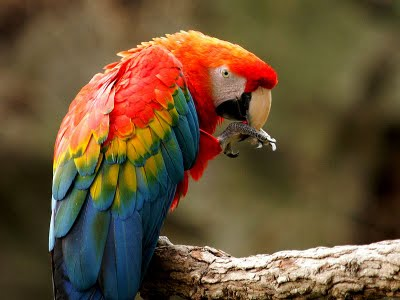
//> input picture issue_13/arara.jpg, 400 x 300 px
$ ./main   (built with g++ and OpenCV 4)
//> lines starting //> are read from the running program, lines starting //| are printed output that depends on the picture
#include <opencv/cv.h>
#include <opencv/highgui.h>
#include <opencv/cvaux.h>
#include <opencv/cxcore.h>
#include <opencv/ml.h>
#include <opencv2/opencv.hpp>
#include <stdlib.h>
#include <stdio.h>
#include <iostream>
using namespace cv;
using namespace std;

int main()
{
    Mat_<uchar> cinza;
    Mat color = imread("/Users/wellcome/Desktop/PDI_LISTA/arara.jpg",1);
//> color is the input picture: 300 rows x 400 cols, CV_8UC3; mean B, G, R 54.4, 82.8, 105.2
    cvtColor(color,cinza,CV_RGB2GRAY);
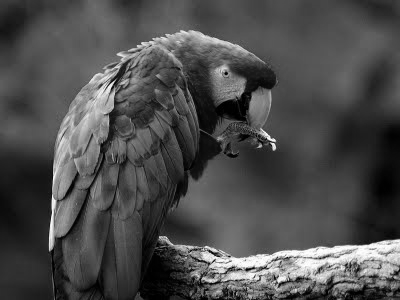
//> cinza: 300 rows x 400 cols, CV_8UC1; min 0, max 255, mean 76.9

    int Gx,Gy;
    Mat_<uchar> filtro_sobel(cinza.rows,cinza.cols,1);

    for(int x=0; x<filtro_sobel.rows; x++){
        for(int y=0; y<filtro_sobel.cols; y++){
            filtro_sobel.at<uchar>(x,y)=0;
        }
    }
//> filtro_sobel: 300 rows x 400 cols, CV_8UC1; every value is 0

    for(int y=1; y< filtro_sobel.rows -1 ; y++)
    {
        for(int x=1;x< filtro_sobel.cols -1 ;x++)
        {
            //Aplicacao do Sobel, Varrendo verticalmente e horizontalmente com as mascaras sobel.
            //   Horizontal     Vertical
            // | +1 +2 +1 |    | -1 0 +1 |
            // |  0  0  0 |    | -2 0 +2 |
            // | -1 -2 -1 |    | -1 0 +1 |

            Gx = (1)*cinza.at<uchar>(y-1,x-1) + (2)*cinza.at<uchar>(y-1,x) + (1)*cinza.at<uchar>(y-1,x+1) + (-1)*cinza.at<uchar>(y+1,x-1) + (-2)*cinza.at<uchar>(y+1,x) + (-1)*cinza.at<uchar>(y+1,x+1);
            Gy = (1)*cinza.at<uchar>(y-1,x-1) + (-1)*cinza.at<uchar>(y-1,x+1) + (2)*cinza.at<uchar>(y,x-1) + (-2)*cinza.at<uchar>(y,x+1) + (1)*cinza.at<uchar>(y+1,x-1) + (-1)*cinza.at<uchar>(y+1,x+1);
            //    ____________
            // G=\|Gx^2 + Gy^2 '
            //
            filtro_sobel.at<uchar>(y,x) = (int)sqrt(pow(Gx,2)+pow(Gy,2));
        }
    }
//> this loop made 298 passes
//> (Gx, Gy) on passes 1 to 3: (0, -8), (6, -8), (2, -8)
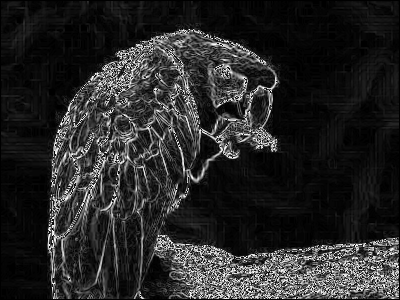
//> filtro_sobel: 300 rows x 400 cols, CV_8UC1; min 0, max 255, mean 39.9
//> after the loop, Gx = -103; Gy = -9
    imshow("Filtro_sobel",filtro_sobel);
    imwrite("/Users/wellcome/Desktop/PDI_LISTA/arara_sobel.jpg", filtro_sobel);
    waitKey(0);
}
